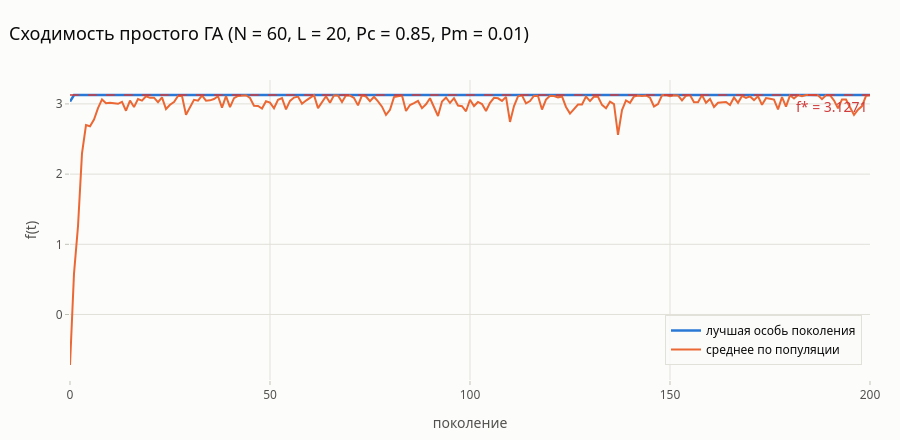

Notebook cell for this chart:
### Code cell
# Динамика лучшего и среднего значения
g = np.arange(len(res['hist_best']))
fig = go.Figure()
fig.add_trace(go.Scatter(x=g, y=res['hist_best'], mode='lines', name='лучшая особь поколения',
                         line=dict(color=PALETTE[0], width=2.5)))
fig.add_trace(go.Scatter(x=g, y=res['hist_mean'], mode='lines', name='среднее по популяции',
                         line=dict(color=PALETTE[1], width=2)))
fig.add_hline(y=F_STAR, line=dict(color=GOAL, dash='dash', width=1.5), annotation_text=f'f* = {F_STAR:.4f}',
              annotation_position='bottom right', annotation_font_color=GOAL)
fig.update_layout(title='Сходимость простого ГА (N = 60, L = 20, Pc = 0.85, Pm = 0.01)', xaxis_title='поколение',
                  yaxis_title='f(t)', hovermode='x unified', legend=dict(x=0.99, xanchor='right', y=0.05, yanchor='bottom'),
                  height=440)
save(fig, '02_convergence', height=440)
fig.show()

### Figure 1 — Plotly figure (JSON) as saved in the notebook; plotly's stock layout.template omitted (floating-point values rounded to 4 significant figures; data arrays with more than 128 entries replaced by an {"elided": "..."} marker saying what was removed)
{"data": [{"line": {"color": "#2a78d6", "width": 2.5}, "mode": "lines", "name": "лучшая особь поколения", "type": "scatter", "x": {"elided": "201 int values"}, "y": {"elided": "201 float values"}}, {"line": {"color": "#eb6834", "width": 2}, "mode": "lines", "name": "среднее по популяции", "type": "scatter", "x": {"elided": "201 int values"}, "y": {"elided": "201 float values"}}], "layout": {"annotations": [{"font": {"color": "#d03b3b"}, "showarrow": false, "text": "f* = 3.1271", "x": 1, "xanchor": "right", "xref": "x domain", "y": 3.127, "yanchor": "top", "yref": "y"}], "height": 440, "hovermode": "x unified", "legend": {"x": 0.99, "xanchor": "right", "y": 0.05, "yanchor": "bottom"}, "shapes": [{"line": {"color": "#d03b3b", "dash": "dash", "width": 1.5}, "type": "line", "x0": 0, "x1": 1, "xref": "x domain", "y0": 3.127, "y1": 3.127, "yref": "y"}], "title": {"text": "Сходимость простого ГА (N = 60, L = 20, Pc = 0.85, Pm = 0.01)"}, "xaxis": {"title": {"text": "поколение"}}, "yaxis": {"title": {"text": "f(t)"}}}}
